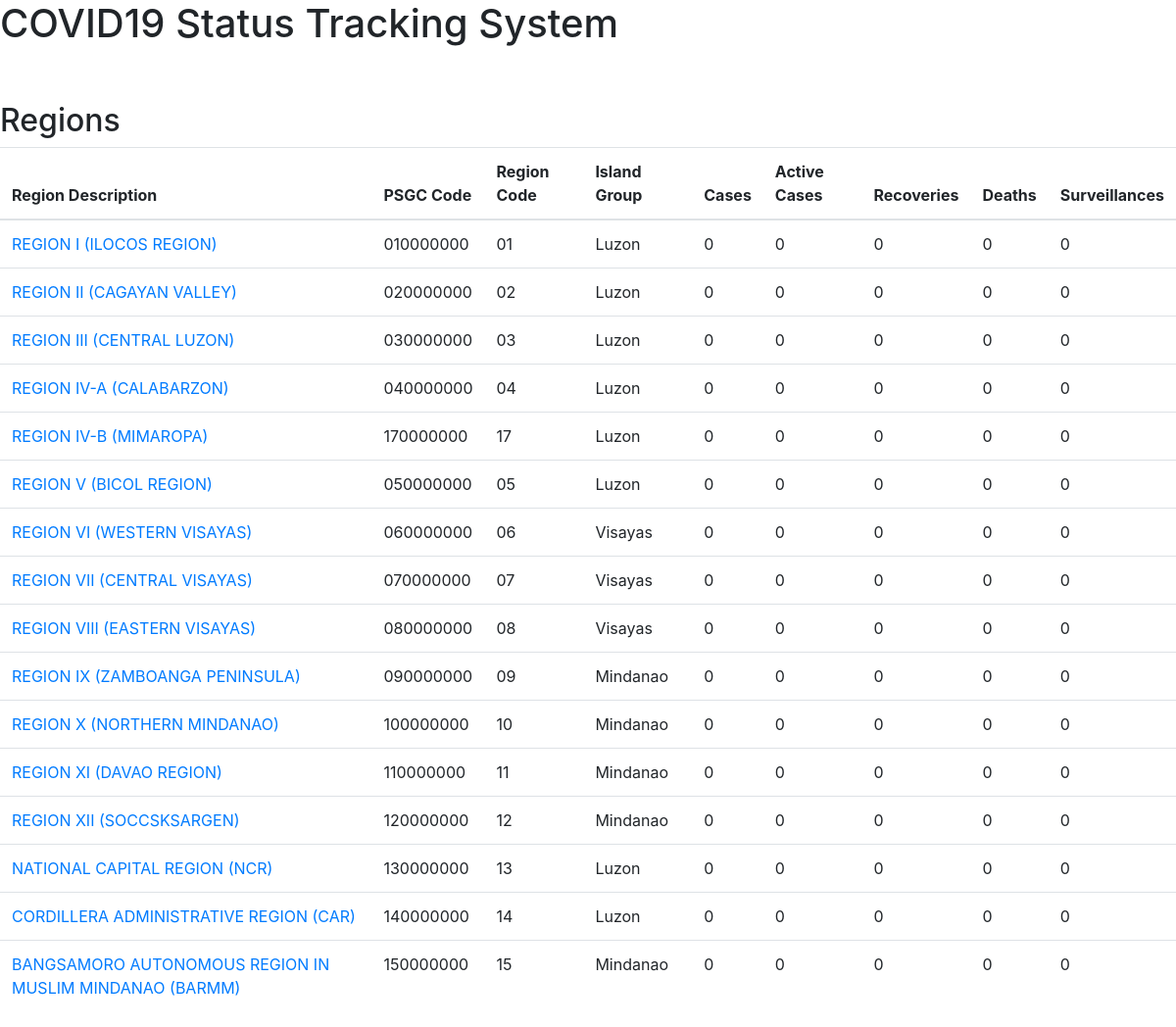
The page / on the database its author committed.
### tables this page shows
CREATE TABLE `tbl_region` (
  `id` int(2) NOT NULL AUTO_INCREMENT,
  `psgc_code` varchar(9) NOT NULL,
  `reg_desc` varchar(100) NOT NULL,
  `reg_code` varchar(2) NOT NULL,
  `island_group` varchar(8) NOT NULL,
  `num_cases`  int unsigned DEFAULT 0,
  `num_active` int unsigned DEFAULT 0,
  `num_recoveries` int unsigned DEFAULT 0,
  `num_deaths` int unsigned DEFAULT 0,
  `num_surveillances` int unsigned DEFAULT 0,
  PRIMARY KEY (`id`)
);

### includes/functions.inc.php (called while the page is built, shortened)
<?php
function getRegions($conn) {
    $sql = "SELECT * FROM tbl_region;";
    $resultsData = mysqli_query($conn, $sql);
    if(!$resultsData) {
        return null;
    }else {
        return $resultsData;
    }
}

### index.php (the view, shortened to what this page needs)
<?php
    include 'header.php';
?>
<?php
    include_once 'includes/dbh.inc.php';
    include 'includes/functions.inc.php';
    $regions = getRegions($conn);
?>
<h1>COVID19 Status Tracking System</h1>
<br><br>
<h2>Regions</h2>
<table class="table table-hover">
    <thead>
        <tr>
            <th>Region Description</th>
            <th>PSGC Code</th>
            <th>Region Code</th>
            <th>Island Group</th>
            <th>Cases</th>
            <th>Active Cases</th>
            <th>Recoveries</th>
            <th>Deaths</th>
            <th>Surveillances</th>
        </tr>
    </thead>
    <tbody>
        <?php
            while($row = mysqli_fetch_array($regions)){
        ?>
        <tr>
            <td>
            <a href="region.php?code=<?php echo $row['reg_code'] ?>"><?php echo $row['reg_desc'] ?></a>
            </td>
            <td><?php echo $row['psgc_code'] ?></td>
            <td><?php echo $row['reg_code'] ?></td>
            <td><?php echo $row['island_group'] ?></td>
            <td><?php echo $row['num_cases'] ?></td>
            <td><?php echo $row['num_active'] ?></td>
            <td><?php echo $row['num_recoveries'] ?></td>
            <td><?php echo $row['num_deaths'] ?></td>
            <td><?php echo $row['num_surveillances'] ?></td>
        </tr>
        <?php
            }
        ?>
    </tbody>
</table>
<?php
    include 'footer.php';
?>

### header.php (shortened to what this page needs)
<!DOCTYPE html>
<html lang="en">
<head>
    <link rel="stylesheet" href="./bootstrap-4.4.1-dist/css/bootstrap.min.css">
</head>
<body>

### footer.php (shortened to what this page needs)
</body>
</html>

### rows shown on the page
tbl_region: reg_desc "REGION I (ILOCOS REGION)", psgc_code "010000000", reg_code "01", island_group "Luzon", num_cases "0", num_active "0", num_recoveries "0", num_deaths "0", num_surveillances "0"
tbl_region: reg_desc "REGION II (CAGAYAN VALLEY)", psgc_code "020000000", reg_code "02", island_group "Luzon", num_cases "0", num_active "0", num_recoveries "0", num_deaths "0", num_surveillances "0"
tbl_region: reg_desc "REGION III (CENTRAL LUZON)", psgc_code "030000000", reg_code "03", island_group "Luzon", num_cases "0", num_active "0", num_recoveries "0", num_deaths "0", num_surveillances "0"
tbl_region: reg_desc "REGION IV-A (CALABARZON)", psgc_code "040000000", reg_code "04", island_group "Luzon", num_cases "0", num_active "0", num_recoveries "0", num_deaths "0", num_surveillances "0"
tbl_region: reg_desc "REGION IV-B (MIMAROPA)", psgc_code "170000000", reg_code "17", island_group "Luzon", num_cases "0", num_active "0", num_recoveries "0", num_deaths "0", num_surveillances "0"
tbl_region: reg_desc "REGION V (BICOL REGION)", psgc_code "050000000", reg_code "05", island_group "Luzon", num_cases "0", num_active "0", num_recoveries "0", num_deaths "0", num_surveillances "0"
tbl_region: reg_desc "REGION VI (WESTERN VISAYAS)", psgc_code "060000000", reg_code "06", island_group "Visayas", num_cases "0", num_active "0", num_recoveries "0", num_deaths "0", num_surveillances "0"
tbl_region: reg_desc "REGION VII (CENTRAL VISAYAS)", psgc_code "070000000", reg_code "07", island_group "Visayas", num_cases "0", num_active "0", num_recoveries "0", num_deaths "0", num_surveillances "0"
tbl_region: reg_desc "REGION VIII (EASTERN VISAYAS)", psgc_code "080000000", reg_code "08", island_group "Visayas", num_cases "0", num_active "0", num_recoveries "0", num_deaths "0", num_surveillances "0"
tbl_region: reg_desc "REGION IX (ZAMBOANGA PENINSULA)", psgc_code "090000000", reg_code "09", island_group "Mindanao", num_cases "0", num_active "0", num_recoveries "0", num_deaths "0", num_surveillances "0"
tbl_region: reg_desc "REGION X (NORTHERN MINDANAO)", psgc_code "100000000", reg_code "10", island_group "Mindanao", num_cases "0", num_active "0", num_recoveries "0", num_deaths "0", num_surveillances "0"
tbl_region: reg_desc "REGION XI (DAVAO REGION)", psgc_code "110000000", reg_code "11", island_group "Mindanao", num_cases "0", num_active "0", num_recoveries "0", num_deaths "0", num_surveillances "0"
tbl_region: reg_desc "REGION XII (SOCCSKSARGEN)", psgc_code "120000000", reg_code "12", island_group "Mindanao", num_cases "0", num_active "0", num_recoveries "0", num_deaths "0", num_surveillances "0"
tbl_region: reg_desc "NATIONAL CAPITAL REGION (NCR)", psgc_code "130000000", reg_code "13", island_group "Luzon", num_cases "0", num_active "0", num_recoveries "0", num_deaths "0", num_surveillances "0"
tbl_region: reg_desc "CORDILLERA ADMINISTRATIVE REGION (CAR)", psgc_code "140000000", reg_code "14", island_group "Luzon", num_cases "0", num_active "0", num_recoveries "0", num_deaths "0", num_surveillances "0"
tbl_region: reg_desc "BANGSAMORO AUTONOMOUS REGION IN MUSLIM MINDANAO (BARMM)", psgc_code "150000000", reg_code "15", island_group "Mindanao", num_cases "0", num_active "0", num_recoveries "0", num_deaths "0", num_surveillances "0"
